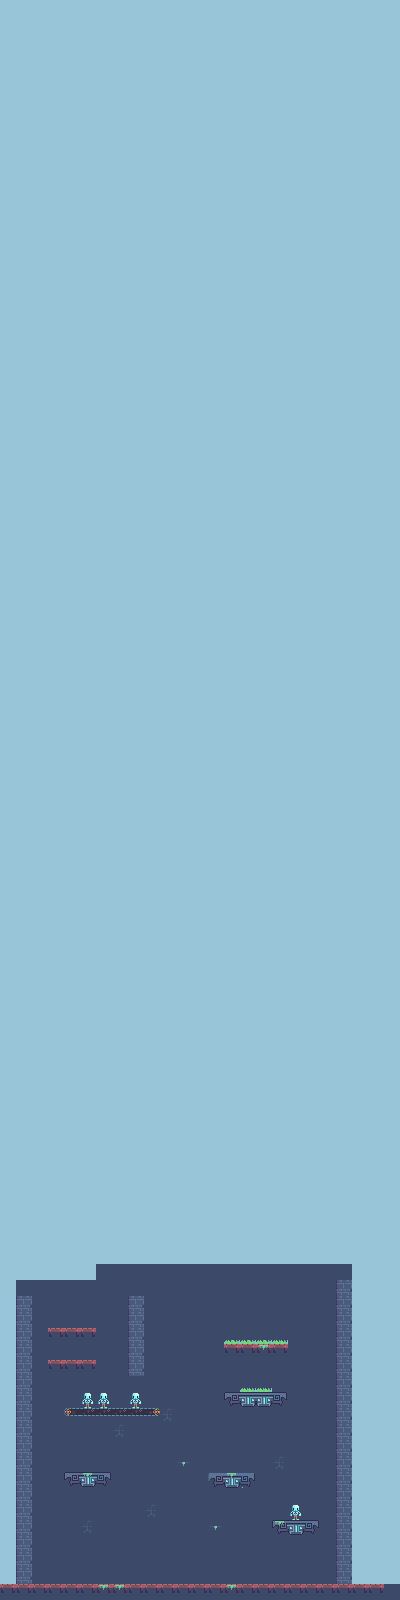

This game map was drawn from its Tiled (.tmx) file and the tilesets committed beside it. A one-line description and the trimmed map source follow:
An orthogonal 25x100 tile map with 16x16 px tiles, 4 tile layers (Tile Layer 1, back2, Tile Layer 2, Tile Layer 3).

<map version="1.0" tiledversion="1.0.3" orientation="orthogonal" renderorder="right-up" width="25" height="100" tilewidth="16" tileheight="16" nextobjectid="1">
 <tileset firstgid="1" source="tile1.tsx" />
 <layer name="Tile Layer 1" width="25" height="100">
  <data>[2500 cells, 2500 non-empty, 2 distinct tile ids]</data>
 </layer>
 <layer name="back2" width="25" height="100">
  <data>[2500 cells, 7 non-empty, 2 distinct tile ids]</data>
 </layer>
 <layer name="Tile Layer 2" width="25" height="100">
  <data>[2500 cells, 83 non-empty, 11 distinct tile ids]</data>
 </layer>
 <layer name="Tile Layer 3" width="25" height="100">
  <data>[2500 cells, 32 non-empty, 8 distinct tile ids]</data>
 </layer>
</map>
